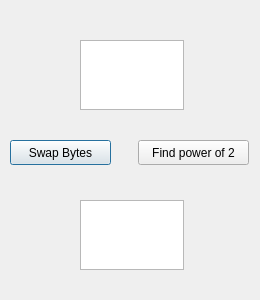
<?xml version="1.0" encoding="UTF-8"?>
<ui version="4.0">
 <class>Task1</class>
 <widget class="QDialog" name="Task1">
  <property name="geometry">
   <rect>
    <x>0</x>
    <y>0</y>
    <width>260</width>
    <height>300</height>
   </rect>
  </property>
  <property name="minimumSize">
   <size>
    <width>260</width>
    <height>300</height>
   </size>
  </property>
  <property name="maximumSize">
   <size>
    <width>260</width>
    <height>300</height>
   </size>
  </property>
  <property name="windowTitle">
   <string>Dialog</string>
  </property>
  <widget class="QTextEdit" name="teInput">
   <property name="geometry">
    <rect>
     <x>80</x>
     <y>40</y>
     <width>104</width>
     <height>70</height>
    </rect>
   </property>
  </widget>
  <widget class="QTextEdit" name="teOutput">
   <property name="geometry">
    <rect>
     <x>80</x>
     <y>200</y>
     <width>104</width>
     <height>70</height>
    </rect>
   </property>
   <property name="readOnly">
    <bool>true</bool>
   </property>
  </widget>
  <widget class="QPushButton" name="pbByteSwap">
   <property name="geometry">
    <rect>
     <x>10</x>
     <y>140</y>
     <width>101</width>
     <height>25</height>
    </rect>
   </property>
   <property name="text">
    <string>Swap Bytes</string>
   </property>
  </widget>
  <widget class="QPushButton" name="pbPower2">
   <property name="geometry">
    <rect>
     <x>138</x>
     <y>140</y>
     <width>111</width>
     <height>25</height>
    </rect>
   </property>
   <property name="text">
    <string>Find power of 2</string>
   </property>
  </widget>
 </widget>
 <resources/>
 <connections/>
</ui>
